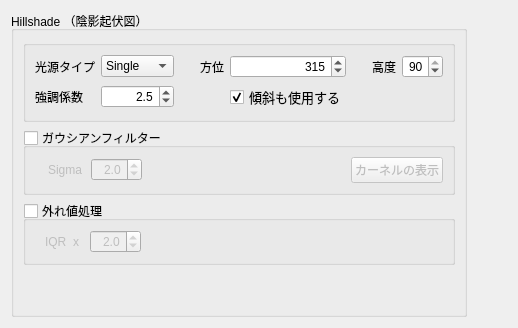
     <widget class="QWidget" name="HillshadeTab">
      <attribute name="title">
       <string>Hillshade</string>
      </attribute>
      <layout class="QHBoxLayout" name="horizontalLayout_7">
       <item>
        <widget class="QGroupBox" name="gpBox_Hillshade">
         <property name="title">
          <string>Hillshade （陰影起伏図） </string>
         </property>
         <property name="checkable">
          <bool>false</bool>
         </property>
         <property name="checked">
          <bool>false</bool>
         </property>
         <layout class="QVBoxLayout" name="verticalLayout_2">
          <property name="leftMargin">
           <number>9</number>
          </property>
          <property name="topMargin">
           <number>9</number>
          </property>
          <property name="rightMargin">
           <number>9</number>
          </property>
          <item>
           <widget class="QGroupBox" name="gB">
            <property name="title">
             <string/>
            </property>
            <layout class="QGridLayout" name="gridLayout_7">
             <item row="1" column="0">
              <widget class="QLabel" name="l_14">
               <property name="text">
                <string>強調係数</string>
               </property>
              </widget>
             </item>
             <item row="1" column="1">
              <widget class="QgsDoubleSpinBox" name="spinBoxF_HillshadeHighlight">
               <property name="alignment">
                <set>Qt::AlignRight|Qt::AlignTrailing|Qt::AlignVCenter</set>
               </property>
               <property name="decimals">
                <number>1</number>
               </property>
               <property name="minimum">
                <double>1.000000000000000</double>
               </property>
               <property name="maximum">
                <double>5.000000000000000</double>
               </property>
               <property name="singleStep">
                <double>0.500000000000000</double>
               </property>
               <property name="value">
                <double>2.500000000000000</double>
               </property>
               <property name="showClearButton">
                <bool>false</bool>
               </property>
              </widget>
             </item>
             <item row="0" column="0">
              <widget class="QLabel" name="l_12">
               <property name="text">
                <string>光源タイプ</string>
               </property>
               <property name="alignment">
                <set>Qt::AlignLeading|Qt::AlignLeft|Qt::AlignVCenter</set>
               </property>
               <property name="margin">
                <number>0</number>
               </property>
              </widget>
             </item>
             <item row="0" column="5">
              <widget class="QgsSpinBox" name="spinBoxInt_HillshadeHight">
               <property name="alignment">
                <set>Qt::AlignRight|Qt::AlignTrailing|Qt::AlignVCenter</set>
               </property>
               <property name="maximum">
                <number>90</number>
               </property>
               <property name="singleStep">
                <number>5</number>
               </property>
               <property name="value">
                <number>90</number>
               </property>
               <property name="showClearButton">
                <bool>false</bool>
               </property>
              </widget>
             </item>
             <item row="0" column="4">
              <widget class="QLabel" name="l_13">
               <property name="text">
                <string>高度</string>
               </property>
               <property name="indent">
                <number>20</number>
               </property>
              </widget>
             </item>
             <item row="0" column="2">
              <widget class="QLabel" name="l_11">
               <property name="text">
                <string>方位</string>
               </property>
               <property name="alignment">
                <set>Qt::AlignLeading|Qt::AlignLeft|Qt::AlignVCenter</set>
               </property>
               <property name="margin">
                <number>0</number>
               </property>
               <property name="indent">
                <number>20</number>
               </property>
              </widget>
             </item>
             <item row="0" column="3">
              <widget class="QgsSpinBox" name="spinBoxInt_HillshadeAzimuth">
               <property name="alignment">
                <set>Qt::AlignRight|Qt::AlignTrailing|Qt::AlignVCenter</set>
               </property>
               <property name="maximum">
                <number>359</number>
               </property>
               <property name="singleStep">
                <number>5</number>
               </property>
               <property name="value">
                <number>315</number>
               </property>
               <property name="showClearButton">
                <bool>false</bool>
               </property>
              </widget>
             </item>
             <item row="0" column="1">
              <widget class="QComboBox" name="cmbBox_HillshadeType">
               <property name="currentText">
                <string>Single</string>
               </property>
               <item>
                <property name="text">
                 <string>Single</string>
                </property>
               </item>
               <item>
                <property name="text">
                 <string>Multiple</string>
                </property>
               </item>
              </widget>
             </item>
             <item row="1" column="3">
              <widget class="QCheckBox" name="checkBox_CombinedSlope">
               <property name="font">
                <font>
                 <pointsize>10</pointsize>
                </font>
               </property>
               <property name="layoutDirection">
                <enum>Qt::LeftToRight</enum>
               </property>
               <property name="autoFillBackground">
                <bool>false</bool>
               </property>
               <property name="text">
                <string>傾斜も使用する</string>
               </property>
               <property name="checked">
                <bool>true</bool>
               </property>
              </widget>
             </item>
            </layout>
           </widget>
          </item>
          <item>
           <widget class="QGroupBox" name="gpBox_HillshadeGauss">
            <property name="title">
             <string>ガウシアンフィルター</string>
            </property>
            <property name="checkable">
             <bool>true</bool>
            </property>
            <property name="checked">
             <bool>false</bool>
            </property>
            <layout class="QVBoxLayout" name="verticalLayout_9">
             <item>
              <layout class="QGridLayout" name="gL_10">
               <item row="0" column="3">
                <spacer name="hS_11">
                 <property name="orientation">
                  <enum>Qt::Horizontal</enum>
                 </property>
                 <property name="sizeHint" stdset="0">
                  <size>
                   <width>40</width>
                   <height>20</height>
                  </size>
                 </property>
                </spacer>
               </item>
               <item row="0" column="2">
                <widget class="QgsDoubleSpinBox" name="spinBoxF_HillshadeGaussSigma">
                 <property name="alignment">
                  <set>Qt::AlignRight|Qt::AlignTrailing|Qt::AlignVCenter</set>
                 </property>
                 <property name="decimals">
                  <number>1</number>
                 </property>
                 <property name="maximum">
                  <double>20.000000000000000</double>
                 </property>
                 <property name="singleStep">
                  <double>0.100000000000000</double>
                 </property>
                 <property name="value">
                  <double>2.000000000000000</double>
                 </property>
                 <property name="showClearButton">
                  <bool>false</bool>
                 </property>
                </widget>
               </item>
               <item row="0" column="1">
                <widget class="QLabel" name="l_23">
                 <property name="styleSheet">
                  <string notr="true">QLabel{
	padding-left: 10px;
}</string>
                 </property>
                 <property name="text">
                  <string>Sigma</string>
                 </property>
                </widget>
               </item>
               <item row="0" column="4">
                <widget class="QPushButton" name="btn_ShowHillshadeGaussKernel">
                 <property name="text">
                  <string>カーネルの表示</string>
                 </property>
                </widget>
               </item>
              </layout>
             </item>
            </layout>
           </widget>
          </item>
          <item>
           <widget class="QGroupBox" name="gpBox_HillshadeOutTreatment">
            <property name="title">
             <string>外れ値処理</string>
            </property>
            <property name="checkable">
             <bool>true</bool>
            </property>
            <property name="checked">
             <bool>false</bool>
            </property>
            <layout class="QVBoxLayout" name="verticalLayout_15">
             <item>
              <layout class="QGridLayout" name="gL_17">
               <item row="0" column="0">
                <widget class="QLabel" name="l_17">
                 <property name="styleSheet">
                  <string notr="true">QLabel{
	padding-left: 10px;
}</string>
                 </property>
                 <property name="text">
                  <string>IQR  x</string>
                 </property>
                 <property name="alignment">
                  <set>Qt::AlignRight|Qt::AlignTrailing|Qt::AlignVCenter</set>
                 </property>
                 <property name="indent">
                  <number>5</number>
                 </property>
                </widget>
               </item>
               <item row="0" column="2">
                <spacer name="hS_20">
                 <property name="orientation">
                  <enum>Qt::Horizontal</enum>
                 </property>
                 <property name="sizeHint" stdset="0">
                  <size>
                   <width>40</width>
                   <height>20</height>
                  </size>
                 </property>
                </spacer>
               </item>
               <item row="0" column="1">
                <widget class="QgsDoubleSpinBox" name="spinBoxF_HillshadeIQR">
                 <property name="alignment">
                  <set>Qt::AlignRight|Qt::AlignTrailing|Qt::AlignVCenter</set>
                 </property>
                 <property name="decimals">
                  <number>1</number>
                 </property>
                 <property name="minimum">
                  <double>0.500000000000000</double>
                 </property>
                 <property name="maximum">
                  <double>10.000000000000000</double>
                 </property>
                 <property name="singleStep">
                  <double>0.500000000000000</double>
                 </property>
                 <property name="value">
                  <double>2.000000000000000</double>
                 </property>
                 <property name="showClearButton">
                  <bool>false</bool>
                 </property>
                </widget>
               </item>
              </layout>
             </item>
            </layout>
           </widget>
          </item>
          <item>
           <spacer name="vS_1">
            <property name="orientation">
             <enum>Qt::Vertical</enum>
            </property>
            <property name="sizeHint" stdset="0">
             <size>
              <width>20</width>
              <height>40</height>
             </size>
            </property>
           </spacer>
          </item>
         </layout>
        </widget>
       </item>
       <item>
        <spacer name="horizontalSpacer_2">
         <property name="orientation">
          <enum>Qt::Horizontal</enum>
         </property>
         <property name="sizeHint" stdset="0">
          <size>
           <width>40</width>
           <height>20</height>
          </size>
         </property>
        </spacer>
       </item>
      </layout>
     </widget>
